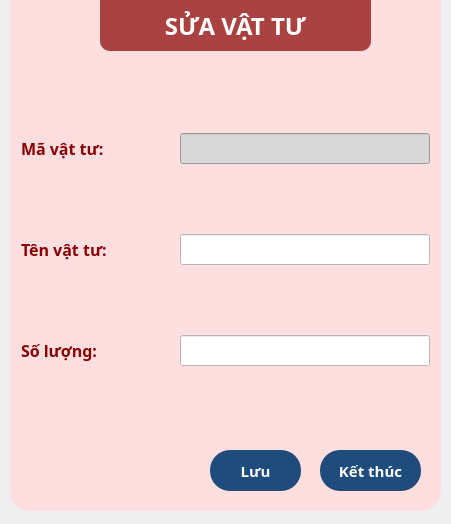
<?xml version="1.0" encoding="UTF-8"?>
<ui version="4.0">
 <class>inventory_edit_form</class>
 <widget class="QDialog" name="inventory_edit_form">
  <property name="geometry">
   <rect>
    <x>0</x>
    <y>0</y>
    <width>451</width>
    <height>524</height>
   </rect>
  </property>
  <property name="windowTitle">
   <string>Sửa vật tư</string>
  </property>
  <property name="windowIcon">
   <iconset resource="bg_img.qrc">
    <normaloff>:/img/Barbershop/2.png</normaloff>:/img/Barbershop/2.png</iconset>
  </property>
  <property name="styleSheet">
   <string notr="true">QPushButton{
	padding: 10 0 10 0;
	border-radius: 20;
	color: rgb(255, 255, 255);
	background-color: rgb(31, 76, 124);
}
QPushButton:hover{
	background-color: rgb(46, 123, 175);
}
QPushButton:pressed{
	background-color: rgb(10, 158, 69);
}</string>
  </property>
  <widget class="QGroupBox" name="groupBox_2">
   <property name="geometry">
    <rect>
     <x>10</x>
     <y>90</y>
     <width>431</width>
     <height>411</height>
    </rect>
   </property>
   <property name="font">
    <font>
     <family>Noto Sans</family>
     <pointsize>16</pointsize>
     <weight>75</weight>
     <bold>true</bold>
    </font>
   </property>
   <property name="styleSheet">
    <string notr="true">QGroupBox{
	border: 0;
}</string>
   </property>
   <property name="title">
    <string/>
   </property>
   <widget class="QGroupBox" name="groupBox">
    <property name="geometry">
     <rect>
      <x>10</x>
      <y>-30</y>
      <width>411</width>
      <height>381</height>
     </rect>
    </property>
    <property name="styleSheet">
     <string notr="true">QGroupBox{
	border: 0px;
}

QLineEdit{
	background-color: rgb(255, 255, 255);
}
QLabel {
	color: rgb(136, 0, 0);
}</string>
    </property>
    <layout class="QGridLayout" name="gridLayout">
     <property name="leftMargin">
      <number>1</number>
     </property>
     <property name="rightMargin">
      <number>1</number>
     </property>
     <item row="0" column="0">
      <widget class="QLabel" name="label_2">
       <property name="font">
        <font>
         <family>Noto Sans</family>
         <pointsize>12</pointsize>
         <weight>75</weight>
         <bold>true</bold>
        </font>
       </property>
       <property name="text">
        <string>Mã vật tư:</string>
       </property>
      </widget>
     </item>
     <item row="2" column="1">
      <widget class="QLineEdit" name="sl_vt_edit">
       <property name="minimumSize">
        <size>
         <width>200</width>
         <height>0</height>
        </size>
       </property>
       <property name="maximumSize">
        <size>
         <width>250</width>
         <height>16777215</height>
        </size>
       </property>
       <property name="font">
        <font>
         <family>Noto Sans</family>
         <pointsize>12</pointsize>
        </font>
       </property>
       <property name="alignment">
        <set>Qt::AlignCenter</set>
       </property>
      </widget>
     </item>
     <item row="2" column="0">
      <widget class="QLabel" name="label_4">
       <property name="font">
        <font>
         <family>Noto Sans</family>
         <pointsize>12</pointsize>
         <weight>75</weight>
         <bold>true</bold>
        </font>
       </property>
       <property name="text">
        <string>Số lượng:</string>
       </property>
      </widget>
     </item>
     <item row="1" column="0">
      <widget class="QLabel" name="label_3">
       <property name="font">
        <font>
         <family>Noto Sans</family>
         <pointsize>12</pointsize>
         <weight>75</weight>
         <bold>true</bold>
        </font>
       </property>
       <property name="text">
        <string>Tên vật tư:</string>
       </property>
      </widget>
     </item>
     <item row="1" column="1">
      <widget class="QLineEdit" name="ten_vt_edit">
       <property name="minimumSize">
        <size>
         <width>200</width>
         <height>0</height>
        </size>
       </property>
       <property name="maximumSize">
        <size>
         <width>250</width>
         <height>16777215</height>
        </size>
       </property>
       <property name="font">
        <font>
         <family>Noto Sans</family>
         <pointsize>12</pointsize>
        </font>
       </property>
       <property name="alignment">
        <set>Qt::AlignCenter</set>
       </property>
      </widget>
     </item>
     <item row="0" column="1">
      <widget class="QLineEdit" name="ma_vt_edit">
       <property name="minimumSize">
        <size>
         <width>200</width>
         <height>0</height>
        </size>
       </property>
       <property name="maximumSize">
        <size>
         <width>250</width>
         <height>16777215</height>
        </size>
       </property>
       <property name="font">
        <font>
         <family>Noto Sans</family>
         <pointsize>12</pointsize>
        </font>
       </property>
       <property name="styleSheet">
        <string notr="true">background-color: rgb(216, 216, 216);</string>
       </property>
       <property name="alignment">
        <set>Qt::AlignCenter</set>
       </property>
       <property name="readOnly">
        <bool>true</bool>
       </property>
      </widget>
     </item>
    </layout>
   </widget>
   <widget class="QPushButton" name="luu_vt_btn">
    <property name="geometry">
     <rect>
      <x>200</x>
      <y>360</y>
      <width>91</width>
      <height>41</height>
     </rect>
    </property>
    <property name="font">
     <font>
      <family>Noto Sans</family>
      <pointsize>11</pointsize>
      <weight>75</weight>
      <bold>true</bold>
     </font>
    </property>
    <property name="text">
     <string>Lưu</string>
    </property>
   </widget>
   <widget class="QPushButton" name="ket_thuc_vt_btn">
    <property name="geometry">
     <rect>
      <x>310</x>
      <y>360</y>
      <width>101</width>
      <height>41</height>
     </rect>
    </property>
    <property name="font">
     <font>
      <family>Noto Sans</family>
      <pointsize>11</pointsize>
      <weight>75</weight>
      <bold>true</bold>
     </font>
    </property>
    <property name="text">
     <string>Kết thúc</string>
    </property>
   </widget>
  </widget>
  <widget class="QWidget" name="widget_5" native="true">
   <property name="geometry">
    <rect>
     <x>10</x>
     <y>-20</y>
     <width>431</width>
     <height>531</height>
    </rect>
   </property>
   <property name="styleSheet">
    <string notr="true">border-radius: 20px;
background-color: rgb(255, 222, 223);
color: rgb(136, 0, 0);
</string>
   </property>
  </widget>
  <widget class="QLabel" name="label_15">
   <property name="geometry">
    <rect>
     <x>100</x>
     <y>0</y>
     <width>271</width>
     <height>51</height>
    </rect>
   </property>
   <property name="font">
    <font>
     <family>Noto Sans</family>
     <pointsize>18</pointsize>
     <weight>75</weight>
     <bold>true</bold>
    </font>
   </property>
   <property name="styleSheet">
    <string notr="true">color: rgb(255, 255, 255);
background-color: rgba(136, 0, 0, 70%);
border-radius: 0px;
border-bottom-left-radius: 10px;
border-bottom-right-radius: 10px;</string>
   </property>
   <property name="text">
    <string>SỬA VẬT TƯ</string>
   </property>
   <property name="alignment">
    <set>Qt::AlignCenter</set>
   </property>
  </widget>
  <zorder>widget_5</zorder>
  <zorder>groupBox_2</zorder>
  <zorder>label_15</zorder>
 </widget>
 <tabstops>
  <tabstop>ma_vt_edit</tabstop>
  <tabstop>ten_vt_edit</tabstop>
  <tabstop>sl_vt_edit</tabstop>
  <tabstop>luu_vt_btn</tabstop>
  <tabstop>ket_thuc_vt_btn</tabstop>
 </tabstops>
 <resources>
  <include location="bg_img.qrc"/>
 </resources>
 <connections/>
</ui>
